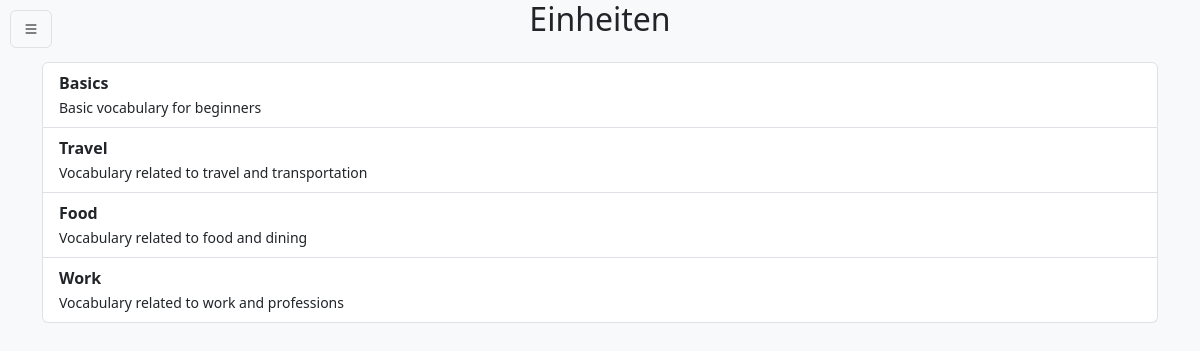
/EinheitenListe.php (signed in), run on the app's committed database.
### tables this page shows
CREATE TABLE Einheit(
    EinID INT PriMARY KEY AUTO_INCREMENT,
    Thema VARCHAR(255) NOT NULL,
    Beschreibung VARCHAR(255) NOT NULL
);

### EinheitenListe.php (the view, shortened to what this page needs)
<?php
$servername = "localhost";
$username = "root";
$password = "root";
$dbname = "Triolingo";
$conn = new mysqli($servername, $username, $password, $dbname);
$sql = "SELECT EinID, Thema, Beschreibung FROM Einheit";
$result = $conn->query($sql);
?>
<!DOCTYPE html>
<html lang="en">
<head>
    <link href="https://cdn.jsdelivr.net/npm/bootstrap@5.3.3/dist/css/bootstrap.min.css" rel="stylesheet">
    <link href="https://cdn.jsdelivr.net/npm/bootstrap-icons/font/bootstrap-icons.css" rel="stylesheet">
</head>
<body>
    <div class="container-fluid bg-light" style="height: 100vh; position: relative;">
        <div class="position-absolute" style="top: 10px; left: 10px;">
            <button class="btn btn-light border" type="button" data-bs-toggle="offcanvas" data-bs-target="#sidebar" aria-controls="sidebar">
                <i class="bi bi-list"></i>
            </button>
        </div>
    <div class="container">
        <h2 class="text-center mb-4">Einheiten</h2>
        <div class="list-group">
            <?php
            if ($result->num_rows > 0) {
                while ($row = $result->fetch_assoc()) {
                    echo '<a href="karteikartenListe.php?einheit_id=' . $row['EinID'] . '" class="list-group-item list-group-item-action">';
                    echo '<strong>' . htmlspecialchars($row['Thema']) . '</strong><br>';
                    echo '<small>' . htmlspecialchars($row['Beschreibung']) . '</small>';
                    echo '</a>';
                }
            } else {
                echo '<p class="text-center">Keine Einheiten gefunden.</p>';
            }
            ?>
        </div>
    </div>
</body>
</html>

### EinheitenListe.php (style rules this page uses)
body { margin: 0; background-color:rgb(158, 207, 255); }

### data on the page
einheit: Thema "Basics", Beschreibung "Basic vocabulary for beginners"
einheit: Thema "Travel", Beschreibung "Vocabulary related to travel and transportation"
einheit: Thema "Food", Beschreibung "Vocabulary related to food and dining"
einheit: Thema "Work", Beschreibung "Vocabulary related to work and professions"
